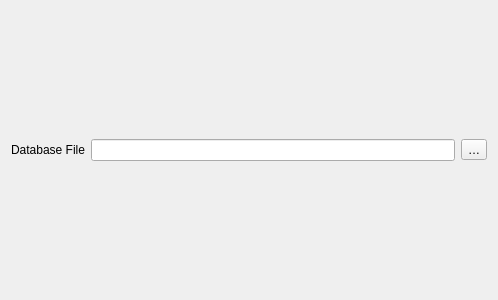
<?xml version="1.0" encoding="UTF-8"?>
<ui version="4.0">
 <class>Form</class>
 <widget class="QWidget" name="Form">
  <property name="geometry">
   <rect>
    <x>0</x>
    <y>0</y>
    <width>498</width>
    <height>300</height>
   </rect>
  </property>
  <property name="windowTitle">
   <string>Form</string>
  </property>
  <layout class="QGridLayout" name="gridLayout">
   <item row="1" column="3">
    <widget class="QToolButton" name="gpkg_file_browse_button">
     <property name="toolTip">
      <string>Browse GeoPackage files</string>
     </property>
     <property name="text">
      <string>…</string>
     </property>
    </widget>
   </item>
   <item row="1" column="0">
    <widget class="QLabel" name="label_2">
     <property name="text">
      <string>Database File</string>
     </property>
    </widget>
   </item>
   <item row="1" column="2">
    <widget class="QLineEdit" name="gpkg_file_line_edit"/>
   </item>
  </layout>
 </widget>
 <resources/>
 <connections/>
</ui>
